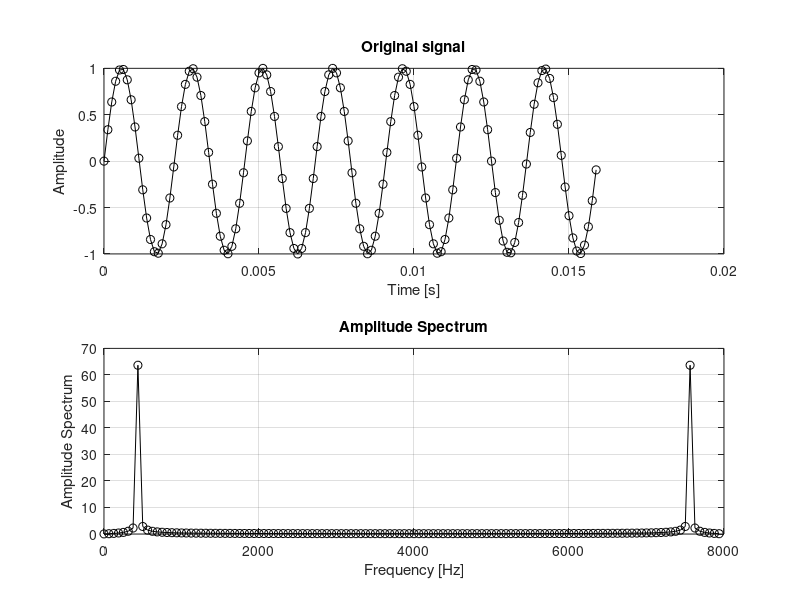

Write MATLAB code to recreate this figure.
%%%%%%%%%%%%%%%%%%%%%%%%%%%%%%%%%%%%%%%%%%%%%%%%%%%%%%%%%%%%%%%%%%%%%%%%%%%
% Simplest FFT Demo for Applied Electronic Engineering Class
%  (compatible with Matlab/Octave)
%    by Yoshiki NAGATANI, Kobe City College of Technology
%    https://github.com/nagataniyoshiki
% 
%   rev. 20170724: First version
%%%%%%%%%%%%%%%%%%%%%%%%%%%%%%%%%%%%%%%%%%%%%%%%%%%%%%%%%%%%%%%%%%%%%%%%%%%

clear;

%% Edit this part %%%%%%%%%%%%%%%%%%%%%%%%%%%%%%%%%%%%%%%%%%%%%%%%
% Original Signal
fs = 8000;     % Sampling rate [Hz]
N  = 128;      % Number of points [points]

amp  = 1.00;   % Amplitude of signal [arb.]
freq = 440.0;  % Frequency of signal [Hz]
%%%%%%%%%%%%%%%%%%%%%%%%%%%%%%%%%%%%%%%%%%%%%%%%%%%%%%%%%%%%%%%%%%%%%%%%%%%

dt = 1/fs;     % temporal resolution [s]

% Prepare figure window
fig1 = figure;
set(fig1,'Name','Simplest FFT Demo','position',[10 100 1200 900]);

% Time axis
t = [0:N-1]*dt;

% Create signal
Sig = amp * sin(2*pi()*freq*t);

% Plot waveform
subplot(2,1,1);
plot(t,Sig,'ko-');
grid on;
title('Original signal');
ylabel('Amplitude');
xlabel('Time [s]');

% FFT
SigFFT = fft(Sig);

% Frequency axis
f = [0:N-1]/(N*dt);   % N*dt = Total time [s]

% Plot spectrum
subplot(2,1,2);
plot(f,abs(SigFFT),'ko-');
grid on;
title('Amplitude Spectrum');
ylabel('Amplitude Spectrum');
xlabel('Frequency [Hz]');

% Play sound
soundsc(Sig,fs);
